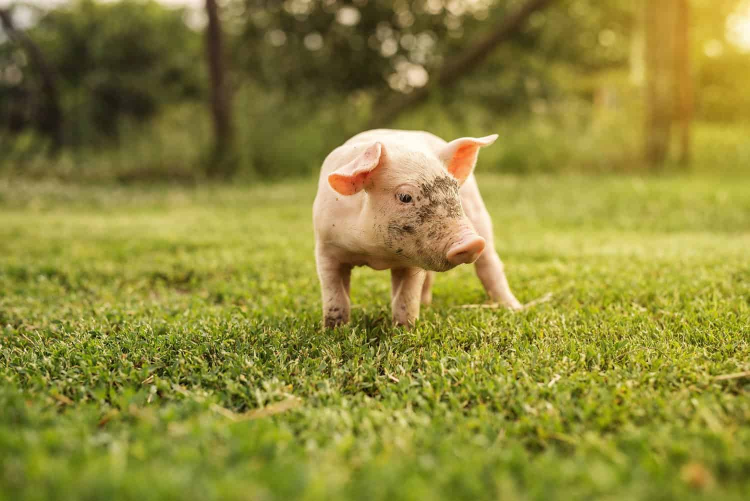
#> input picture input.jpg, 1500 x 1001 px (shown at 1/2 size)
$ python lr3.py ../input.jpg ../danya.jpg out.png
#> lines starting #> are read from the running program, lines starting #| are printed output that depends on the picture
import cv2
import numpy as np
import matplotlib.pyplot as plt
import argparse
import sys
import os

def resize_by_height(img, height):
    return cv2.resize(img, (int(img.shape[1] * height / img.shape[0]), height))

def resize_by_width(img, width):
    return cv2.resize(img, (width, int(img.shape[0] * width / img.shape[1])))

def ensure_3_channels(img):
    if img.ndim == 2:
        img = cv2.cvtColor(img, cv2.COLOR_GRAY2BGR)
    if img.shape[2] == 4:
        img = img[:, :, :3]
    return img

def main():
    parser = argparse.ArgumentParser(description="Соединение двух изображений с демонстрацией")
    parser.add_argument("image1", type=str, help="Путь к первому изображению")
    parser.add_argument("image2", type=str, help="Путь ко второму изображению")
    parser.add_argument("output", type=str, help="Путь для сохранения результата")
    parser.add_argument("--axis", type=str, default="horizontal", choices=["horizontal", "vertical"],
                        help="Направление соединения: horizontal или vertical")
    args = parser.parse_args()

    if not os.path.exists(args.image1) or not os.path.exists(args.image2):
        print("Ошибка: один из входных файлов не найден!")
        sys.exit(1)

    img1 = cv2.imread(args.image1)
#> img1 is the input picture: shape (1001, 1500, 3); mean B, G, R 56.8, 136.4, 142.5
    img2 = cv2.imread(args.image2)
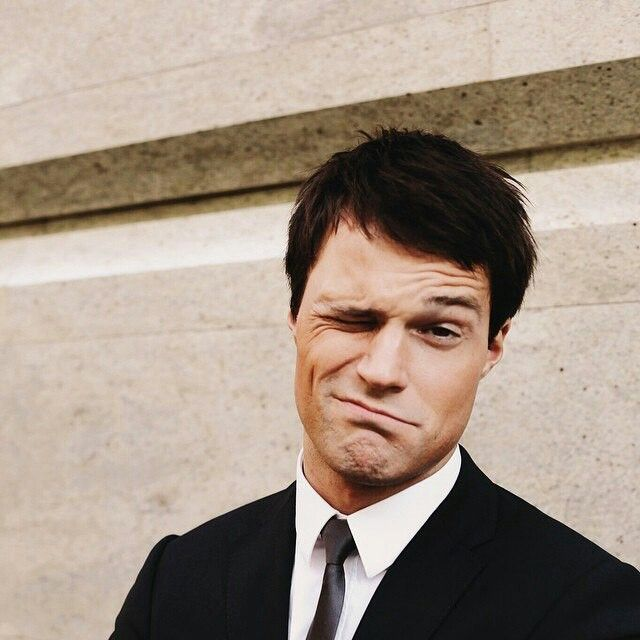
#> input picture danya.jpg, 640 x 640 px
#> img2 is the input picture: shape (640, 640, 3); mean B, G, R 132.6, 146.1, 161.5

    if img1 is None or img2 is None:
        print("Ошибка: не удалось загрузить изображения")
        sys.exit(1)

    img1 = ensure_3_channels(img1)
    img2 = ensure_3_channels(img2)

    print(f"Размер первого изображения (H×W×C): {img1.shape}")
#| Размер первого изображения (H×W×C): (1001, 1500, 3)
    print(f"Размер второго изображения (H×W×C): {img2.shape}")
#| Размер второго изображения (H×W×C): (640, 640, 3)

    plt.figure(figsize=(12, 6))
    plt.subplot(1, 2, 1)
    plt.imshow(cv2.cvtColor(img1, cv2.COLOR_BGR2RGB))
    plt.title("Исходное изображение 1")
    plt.axis('off')

    plt.subplot(1, 2, 2)
    plt.imshow(cv2.cvtColor(img2, cv2.COLOR_BGR2RGB))
    plt.title("Исходное изображение 2")
    plt.axis('off')
    plt.show()
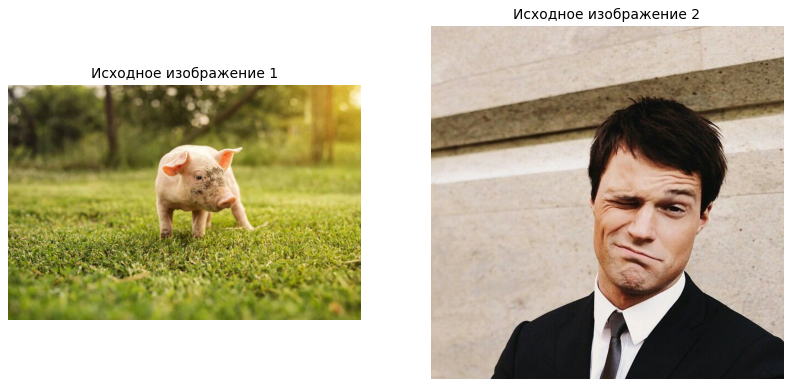
#> figure drawn by matplotlib, 2 panels

    if args.axis == "horizontal":
        height = min(img1.shape[0], img2.shape[0])
#> height = 640
        img1_resized = resize_by_height(img1, height)
#> in resize_by_height, `return cv2.resize(img, (int(img.shape[1] * height / img.shape[0]), hei..`:
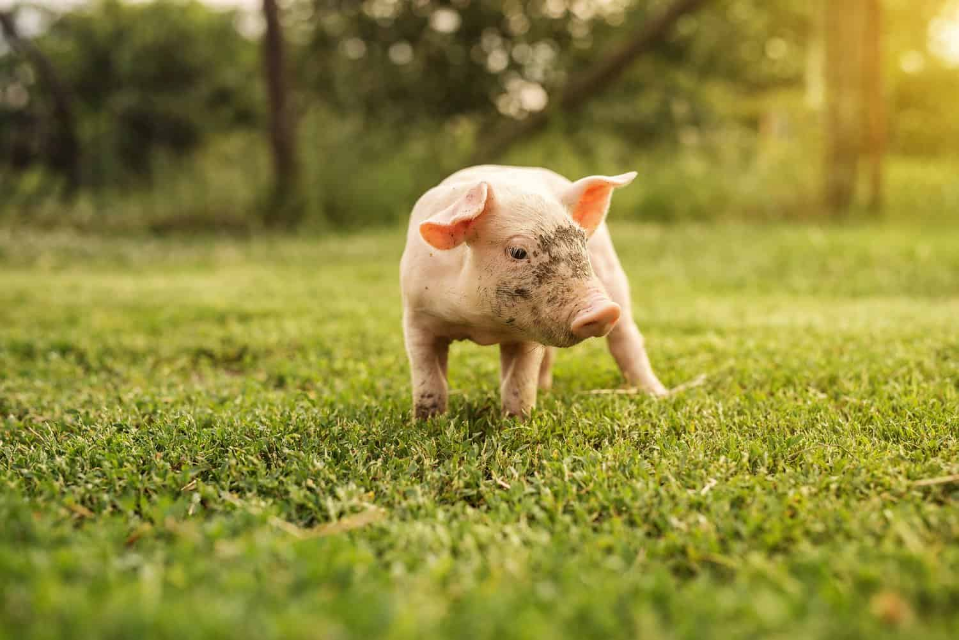
#> returned value: shape (640, 959, 3); mean of channels 0, 1, 2 56.7, 136.3, 142.4; drawn as B, G, R
        img2_resized = resize_by_height(img2, height)
        result = np.hstack((img1_resized, img2_resized))
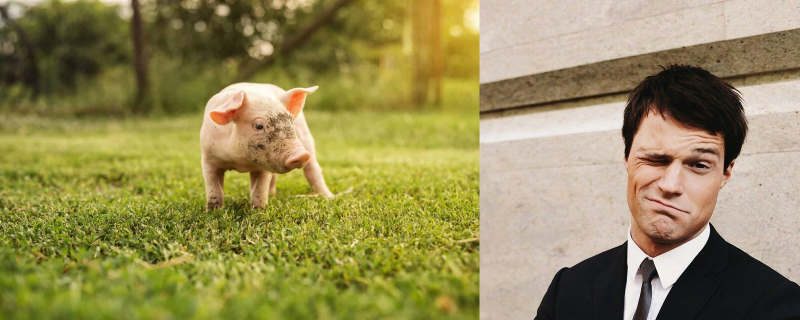
#> result: shape (640, 1599, 3) (shown at 1/2 size); mean B, G, R 87.1, 140.2, 150.1
    else:
        width = min(img1.shape[1], img2.shape[1])
        img1_resized = resize_by_width(img1, width)
        img2_resized = resize_by_width(img2, width)
        result = np.vstack((img1_resized, img2_resized))

    print(f"Размер итогового изображения (H×W×C): {result.shape}")
#| Размер итогового изображения (H×W×C): (640, 1599, 3)

    plt.figure(figsize=(12, 6))
    plt.imshow(cv2.cvtColor(result, cv2.COLOR_BGR2RGB))
    plt.title("Соединённое изображение")
    plt.axis('off')
    plt.show()

    if cv2.imwrite(args.output, result):
        print(f"Результат сохранён в: {args.output}")
    else:
        print("Ошибка: не удалось сохранить результат!")

if __name__ == "__main__":
    main()
